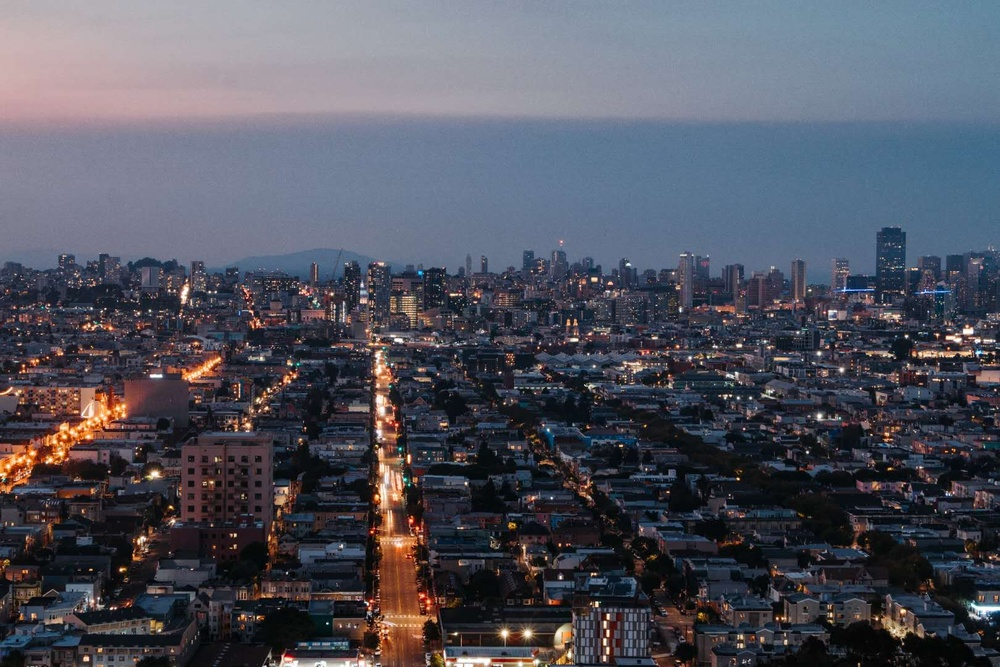
#> input picture OpenCV实战/基础操作/test.jpg, 1000 x 667 px, shrunk from 1620 x 1080 before the run
$ python 10_spmerge.py
#> lines starting #> are read from the running program, lines starting #| are printed output that depends on the picture; after the words box and inside, x2 and y2 are one past the last pixel; in counts of white or black regions, pixels touching at a corner belong together
import cv2 as cv

# read figure
img = cv.imread("test.jpg")
#> img is the input picture: shape (667, 1000, 3); mean B, G, R 94.1, 82.9, 81.3

# 分割:
b, g, r = cv.split(img)
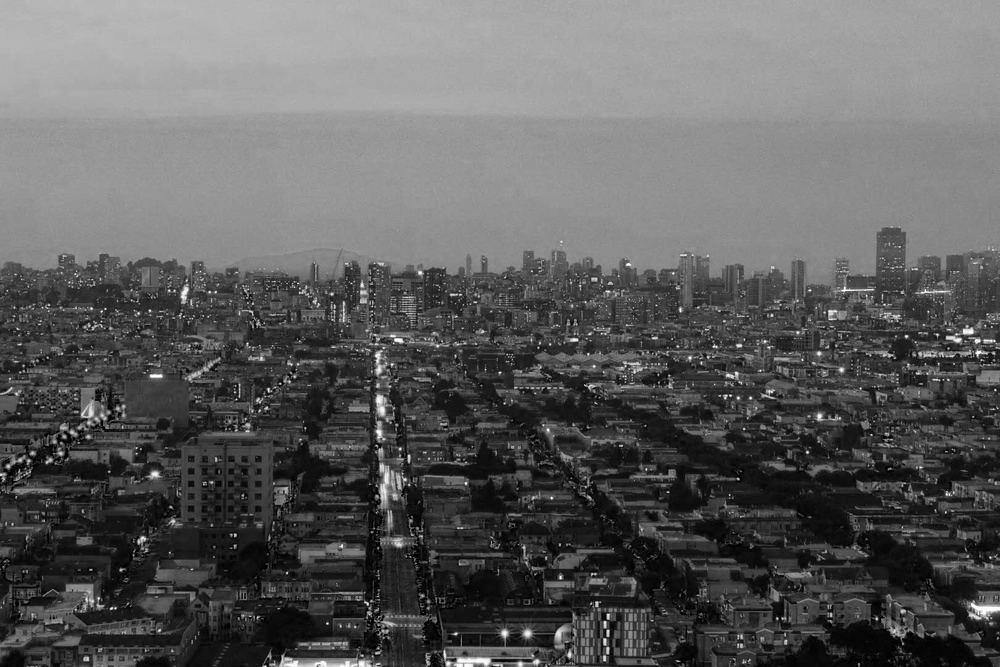
#> b: shape (667, 1000); min 0, max 255, mean 94.1
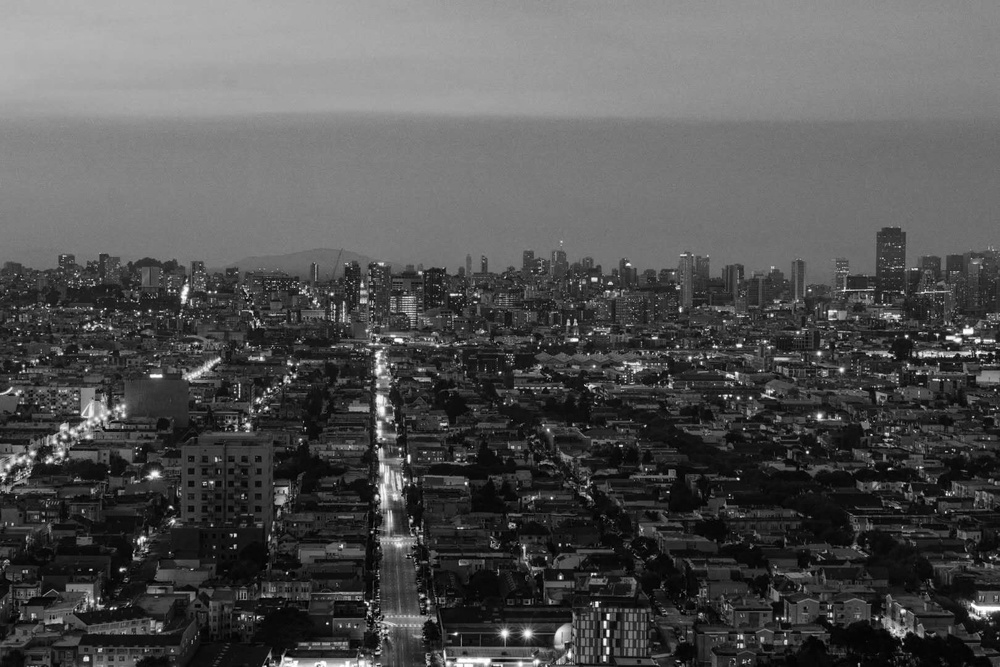
#> g: shape (667, 1000); min 0, max 255, mean 82.9
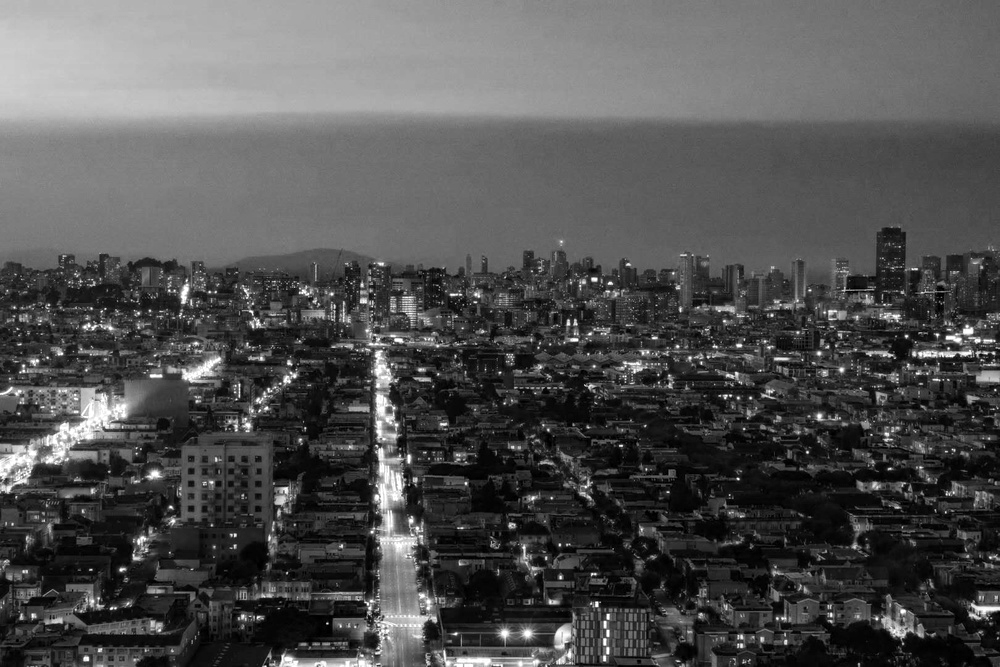
#> r: shape (667, 1000); min 0, max 255, mean 81.3
# 分离出来的b,g,r每一个都是一个单个矩阵.

b[100: 200, 100: 200] = 255
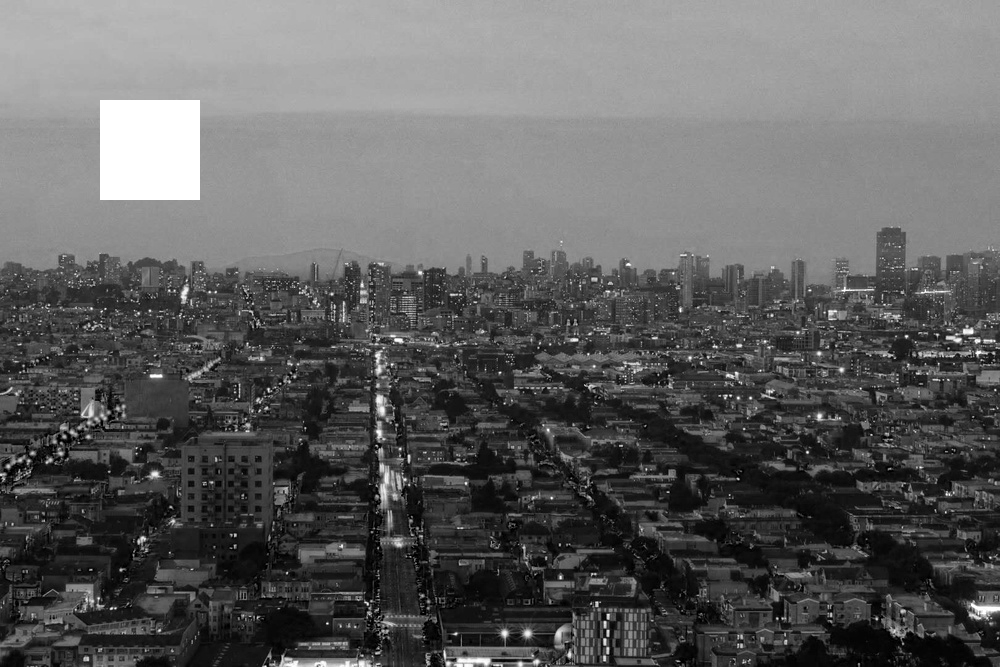
#> b: shape (667, 1000); 1.5% of pixels changed, all inside (x1, y1, x2, y2) = (100, 100, 200, 200)
g[100: 200, 100: 200] = 255
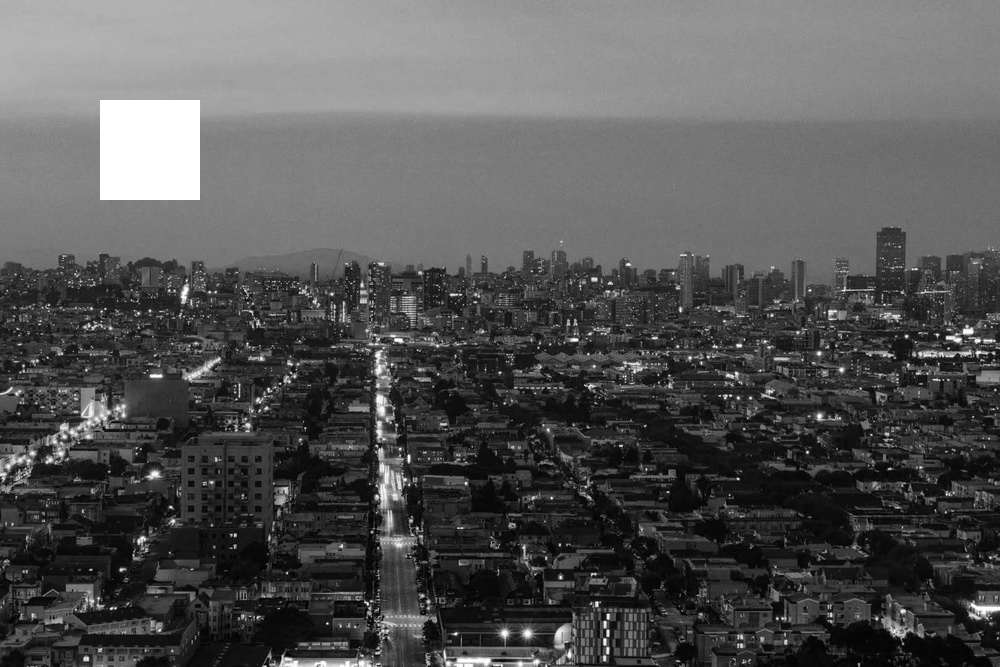
#> g: shape (667, 1000); 1.5% of pixels changed, all inside (x1, y1, x2, y2) = (100, 100, 200, 200)

img_merge = cv.merge((b, g, r)) # opencv的读取通道数为bgr, 因此合并的时候也需要使用这个顺序


cv.imshow("img", img)
cv.imshow('b', b) # 因为是单个通道所以也就没有颜色了.
cv.imshow('g', g)
cv.imshow('img_merge', img_merge)
# 可以看见, 因为将b和g通道设置为255, 组合在一起就是青色.
cv.waitKey(0)

cv.destroyAllWindows()
